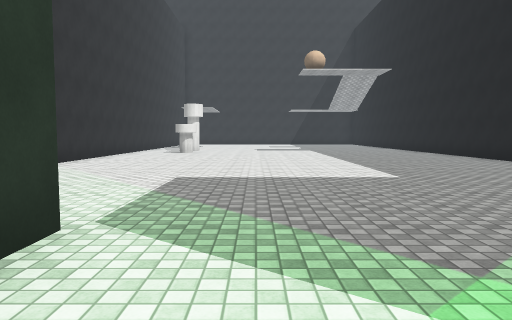
[1] (above)

22 first-person views from a walk through a scene from a Unity 3-D project. The camera is 1.4 m above the floor, tilts 4° down and sees 70° across. The floor is counted in squares, 2 m on a side. Each view is taken from the middle of a square. On the plan, view 1 faces up. The plan holds only what a view shows up to about 11 squares ahead; the rest is blank. The place goes on beyond the plan. The player is left out. Surface patterns are stand-ins for the level's own textures.

[2]
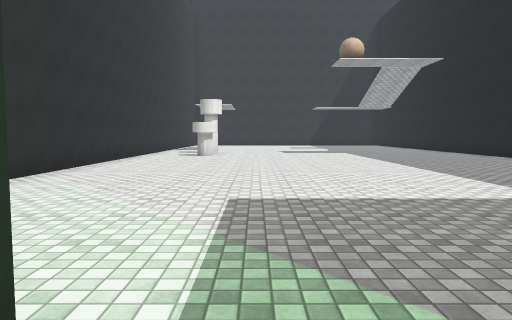

[3]
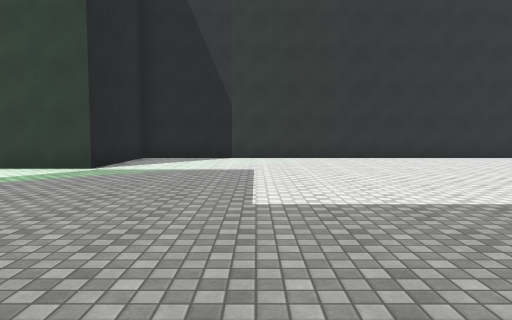

[4]
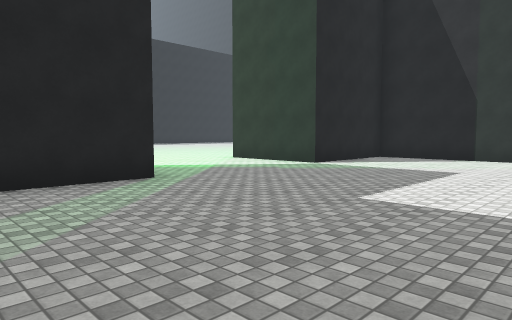

[5]
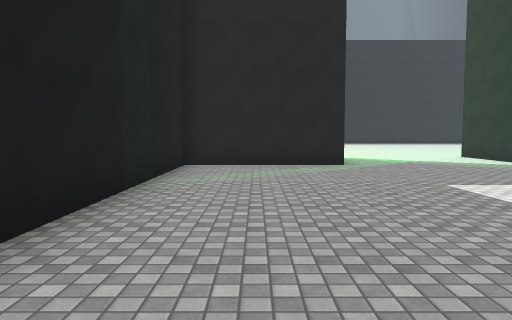

[6]
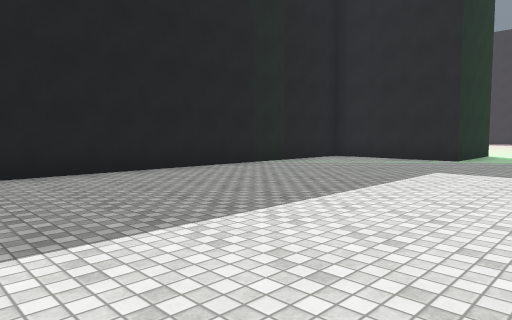

[7]
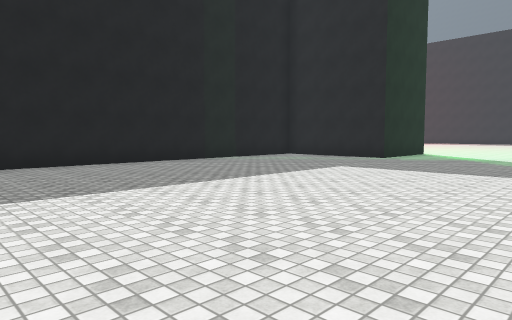

[8]
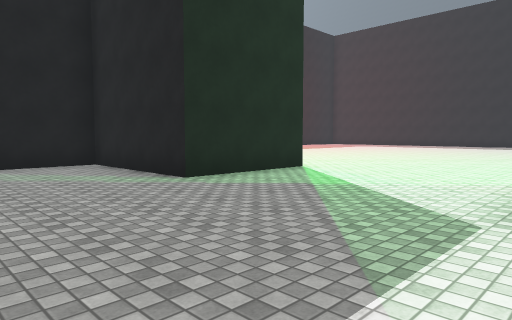

[9]
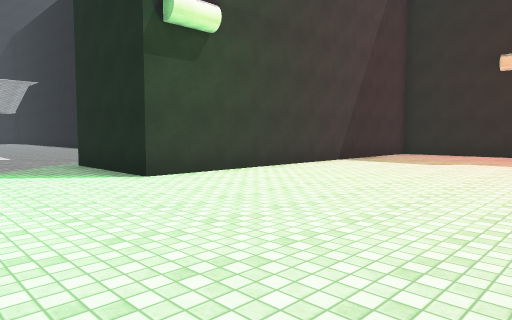

[10]
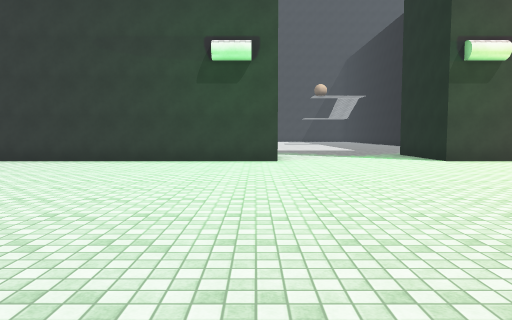

[11]
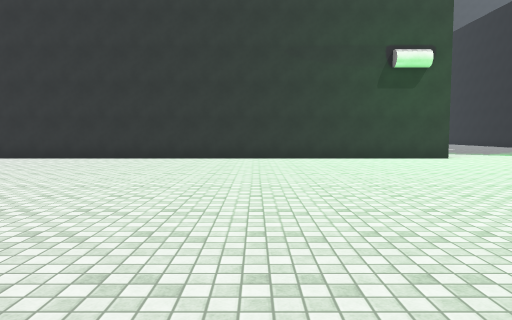

[12]
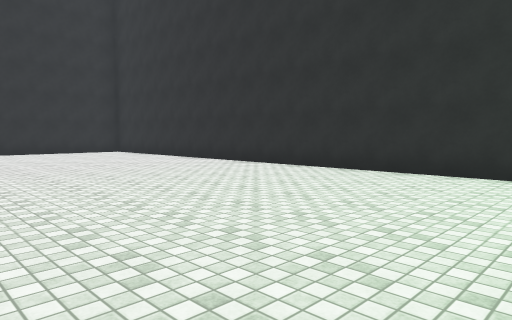

[13]
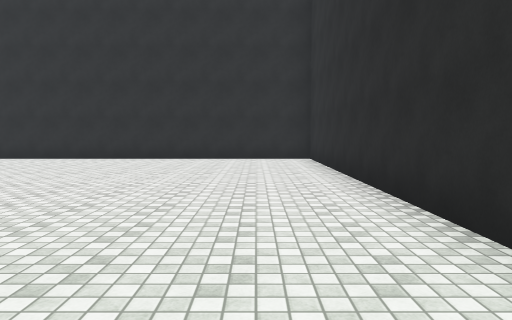

[14]
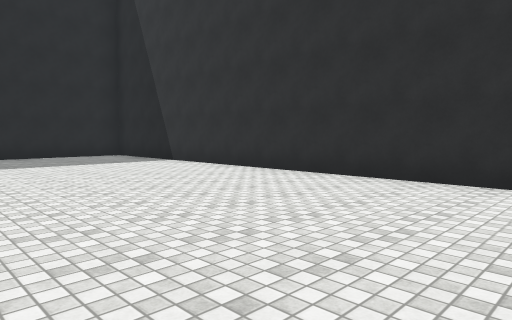

[15]
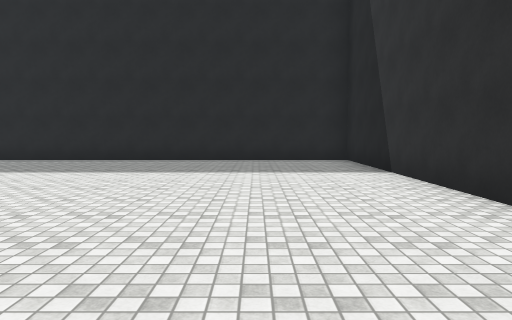

[16]
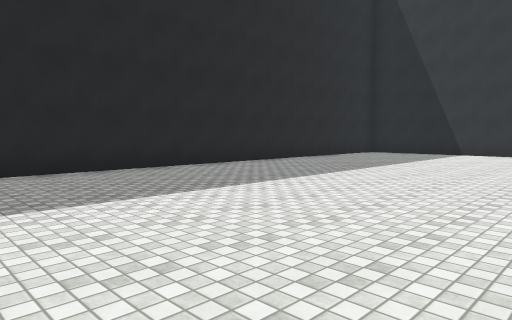

[17]
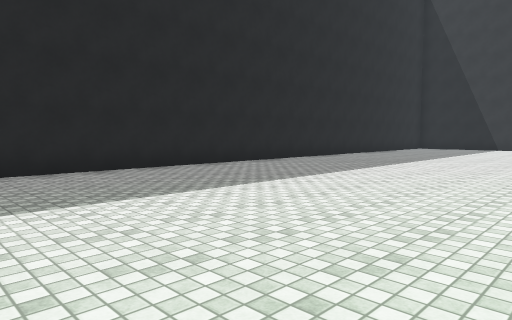

[18]
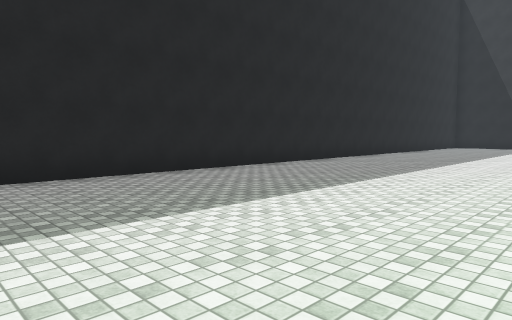

[19]
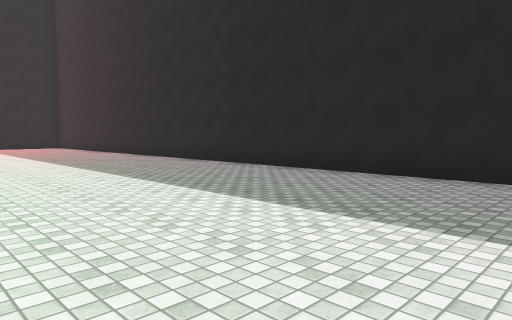

[20]
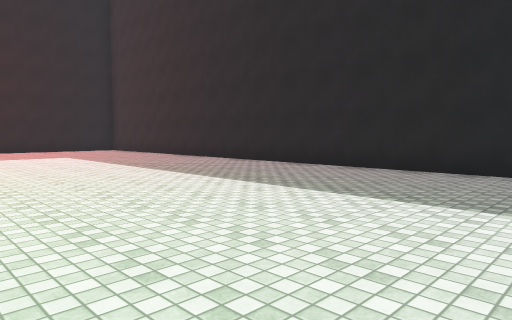

[21]
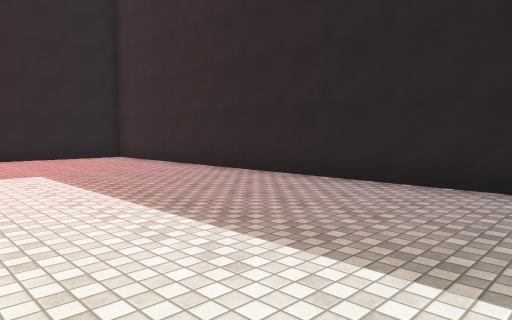

[22]
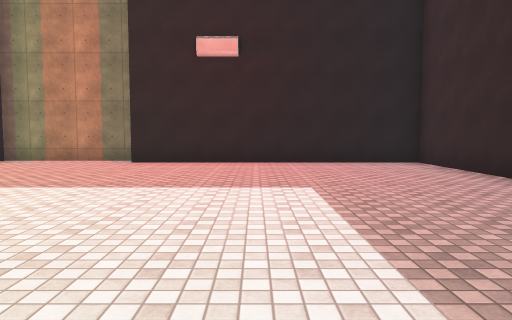

### Floor plan
Points are (right, up) in squares from view 1. A wall is a line through its corners. A room is listed if a view was taken in it or the views show most of it. See-through windows are left out.
Room 1 (views 1, 2, 3, 4, 5, 6, 7, 8)
walls: (3, -0.4) (3, 2.6) (6.6, 2.6) (6.6, 13.1); (-4.8, 13.5) (-4.8, 2.6) (-1.4, 2.6) (-1.4, -0.4)
ways out: opening at (0.5, -0.2) to room 2
Room 2 (views 9, 10, 11, 12, 13, 14, 15, 16, 17, 18, 19, 20, 21, 22)
walls: (-1.4, -0.4) (-23.5, -0.4) (-23.5, -17.1) (13.1, -17.1) (13.1, -9.9); (10.1, -0.4) (3, -0.4); (13.7, -9.8) (13.7, -6.2)
ways out: opening at (0.5, -0.2) to room 1

Positions as (right, up) in squares from view 1, and headings:
1: (0, 0), facing up
2: (-1, 2), facing up
3: (6, 6), facing left
4: (6, 8), facing down-left
5: (5, 11), facing down
6: (0, 13), facing down-right
7: (-2, 13), facing down-right
8: (-2, 6), facing down-right
9: (0, -6), facing up-right
10: (-2, -10), facing up
11: (-7, -11), facing up
12: (-9, -7), facing up-left
13: (-13, -2), facing left
14: (-18, -5), facing down-left
15: (-21, -7), facing down
16: (-10, -10), facing down-left
17: (-5, -10), facing down-left
18: (-3, -11), facing down-left
19: (-7, -11), facing down-right
20: (-3, -10), facing down-right
21: (2, -12), facing down-right
22: (4, -13), facing right
